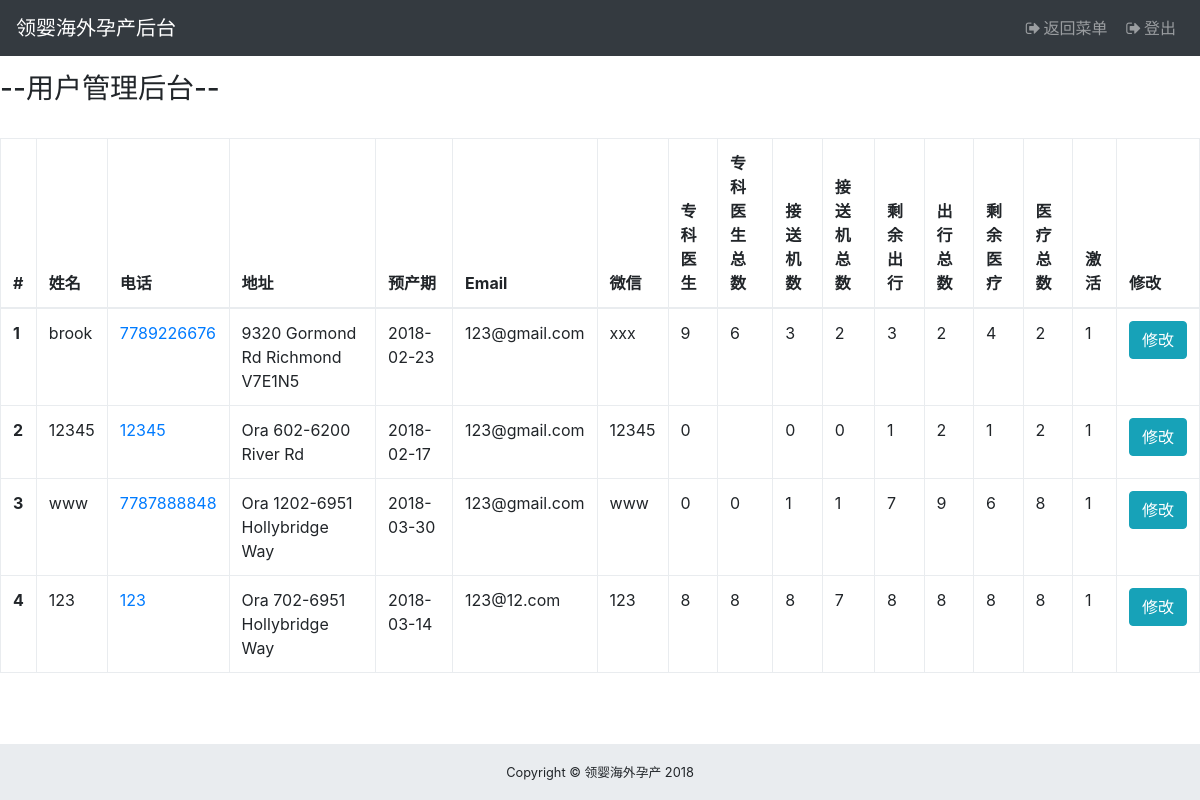
The page /admin/user_permission.php (signed in) on the database as committed earlier.
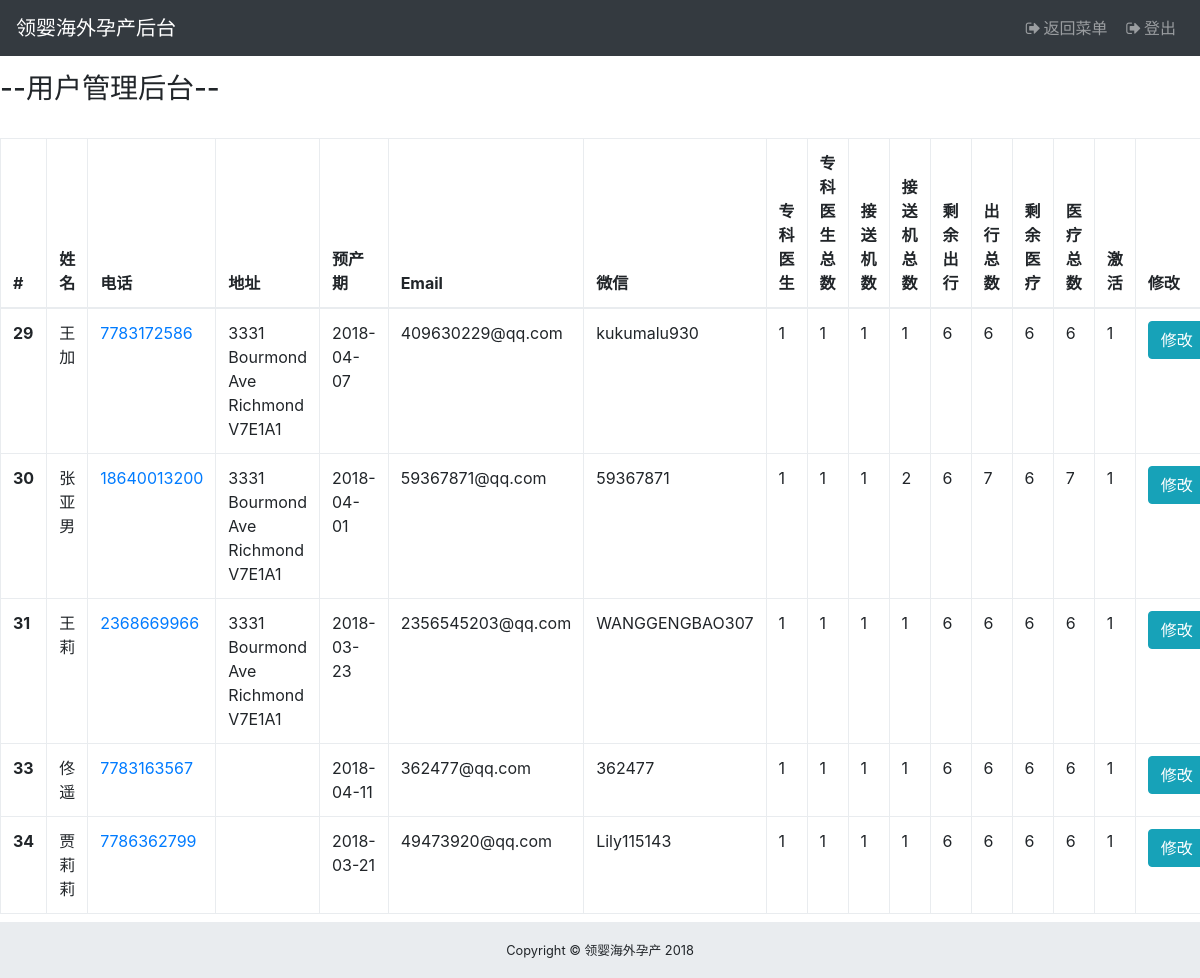
The same page on the database as committed later.
### tables this page shows
CREATE TABLE `users` (
  `uid` int(5) NOT NULL,
  `username` varchar(10) NOT NULL,
  `phone` bigint(50) NOT NULL,
  `email` varchar(50) NOT NULL,
  `password` varchar(100) NOT NULL,
  `weChat` varchar(50) NOT NULL,
  `timeDeliver` varchar(50) NOT NULL,
  `create_time` date NOT NULL,
  `role` varchar(10) DEFAULT NULL,
  `salt` varchar(6) NOT NULL,
  `address` varchar(100) DEFAULT NULL,
  `flight` int(5) DEFAULT '1',
  `flightTotal` int(10) DEFAULT '1',
  `special_medical` int(5) DEFAULT '0',
  `special_medicalTotal` int(10) DEFAULT '0',
  `pickup` int(5) DEFAULT NULL,
  `pickupTotal` int(20) DEFAULT NULL,
  `medicals` int(5) DEFAULT NULL,
  `medicalsTotal` int(20) DEFAULT NULL,
  `isActive` int(2) DEFAULT NULL
);

### admin/model/user_permission.func.php (the view, shortened to what this page needs)
<?php if(!defined('In_System')) exit("Access Denied");
class User_Permission{
    public function generatePermission(){
        GLOBAL $mysqli;
        $profile_query = "SELECT * FROM users";
        $results = mysqli_fetch_all($mysqli->query($profile_query), MYSQLI_ASSOC);
		if(sizeof($results) > 0){
            echo sprintf("
            <div class=\"table-responsive\">
                <table class=\"table table-bordered\">
                <thead>
                    <tr>
                        <th>#</th>
                        <th>姓名</th>
                        <th>电话</th>
                        <th>地址</th>
                        <th>预产期</th>
                        <th>Email</th>
                        <th>微信</th>
                        <th>专科医生</th>
                        <th>专科医生总数</th>
                        <th>接送机数</th>
                        <th>接送机总数</th>
                        <th>剩余出行</th>
                        <th>出行总数</th>
                        <th>剩余医疗</th>
                        <th>医疗总数</th>
                        <th>激活</th>
                        <th>修改</th>
                    </tr>
                </thead>
                <tbody>
            ");
            foreach( $results as $result){
                echo sprintf("
                            <form action=\"./user_permission_detail.php\" method=\"post\">
                            <tr>
                                <th scope=row><input type=\"hidden\" name= \"salt\" value= %s>%d</th>
                                <td>%s</td>
                                <td><a href=\"tel:%d\">%d</a></td>
                                <td>%s</td>
                                <td>%s</td>
                                <td>%s</td>
                                <td>%s</td>
                                <td>%s</td>
                                <td>%s</td>
                                <td>%d</td>
                                <td>%d</td>
                                <td>%d</td>
                                <td>%d</td>
                                <td>%d</td>
                                <td>%d</td>
                                <td>%d</td>
                                <td><button tyle=\"submit\" class=\"btn btn-info\" name=\"user_modify\">修改</button></td>
                            </tr>
                            </form>
                ", $result['salt'], $result['uid'], $result['username'], $result['phone'], $result['phone'], $result['address'], $result['timeDeliver'], $result['email'], $result['weChat'], $result['special_medical'], $result['special_medicalTotal'], $result['flight'], $result['flightTotal'], $result['pickup'], $result['pickupTotal'], $result['medicals'], $result['medicalsTotal'], $result['isActive']);
            }
            echo sprintf("
                    </tbody>
                    </table>
                </div>");
			return 1;
		}else{
			return 0;
		}
    }
}
?>

### component/adminHeader.php (shortened to what this page needs)
<!DOCTYPE html>
<html lang="en">
<head>
    <link href="/vendor/bootstrap/css/bootstrap.min.css" rel="stylesheet">
    <link href="/vendor/font-awesome/css/font-awesome.min.css" rel="stylesheet" type="text/css">
    <link href="/vendor/datatables/dataTables.bootstrap4.css" rel="stylesheet">
    <link href="/css/sb-admin.css" rel="stylesheet">
    <link href="/css/custom.css" rel="stylesheet">
    <link href="/css/bootstrap-datetimepicker.min.css" rel="stylesheet">
</head>
<body id="page-top">
<nav class="navbar navbar-expand-lg navbar-dark bg-dark fixed-top" id="mainNav">
    <a class="navbar-brand" href="./admin_access.php">领婴海外孕产后台</a>
    <div class="collapse navbar-collapse" id="navbarResponsive">
        <ul class="navbar-nav ml-auto">
            <li class="nav-item">
                <a class="nav-link" href="./admin_access.php">
                <i class="fa fa-fw fa-sign-out"></i>返回菜单</a>
            </li>
            <li class="nav-item">
                <a class="nav-link" onclick="signOut()">
                <i class="fa fa-fw fa-sign-out"></i>登出</a>
            </li>
        </ul>
    </div>
</nav>
<br/><br/><br/>

### admin/user_permission.php (shortened to what this page needs)
<?php DEFINE('Template_Call', TRUE);
    include_once "../component/adminHeader.php";
?>
 <h3>--用户管理后台--</h3>
 <br/>
<?php
    include_once "./model/common.php";
    include_once "./model/user_permission.func.php";
    $user_permission = new User_Permission();
    $user_permission->generatePermission();
?>
<br/><br/>
<?php
    include_once "../component/adminFooter.php";
?>
</body>
</html>

### component/adminFooter.php (shortened to what this page needs)
<footer class="admin-footer">
<div class="container-fluid">
    <div class="text-center">
    <small>Copyright © 领婴海外孕产 2018</small>
    </div>
</div>
</footer>

### css/sb-admin.css (style rules this page uses)
html { position: relative; min-height: 100%; }
body { overflow-x: hidden; }
#mainNav .navbar-collapse { overflow: auto; max-height: 75vh; }
#mainNav .navbar-collapse .navbar-nav .nav-item .nav-link { cursor: pointer; }
@media (min-width: 992px) { #mainNav .navbar-brand { width: 250px; } }
@media (min-width: 992px) { #mainNav .navbar-collapse { overflow: visible; max-height: none; } }

### css/custom.css (style rules this page uses)
.admin-footer { position: absolute; bottom: 0; left: 0; right: 0; width:100%; height: 56px; background-color: #e9ecef; line-height: 55px; }

Rows that differ between the two databases and show on the page:
removed users: uid "1", username "brook", phone "7789226676", address "9320 Gormond Rd Richmond V7E1N5", timeDeliver "2018-02-23", email "123@gmail.com", weChat "xxx", special_medical "9", special_medicalTotal "6", flight "3", flightTotal "2", pickup "3", pickupTotal "2", medicals "4", medicalsTotal "2", isActive "1"
removed users: uid "2", username "12345", phone "12345", address "Ora 602-6200 River Rd", timeDeliver "2018-02-17", email "123@gmail.com", weChat "12345", special_medical "0", flight "0", flightTotal "0", pickup "1", pickupTotal "2", medicals "1", medicalsTotal "2", isActive "1"
removed users: uid "3", username "www", phone "7787888848", address "Ora 1202-6951 Hollybridge Way", timeDeliver "2018-03-30", email "123@gmail.com", weChat "www", special_medical "0", special_medicalTotal "0", flight "1", flightTotal "1", pickup "7", pickupTotal "9", medicals "6", medicalsTotal "8", isActive "1"
removed users: uid "4", username "123", phone "123", address "Ora 702-6951 Hollybridge Way", timeDeliver "2018-03-14", email "123@12.com", weChat "123", special_medical "8", special_medicalTotal "8", flight "8", flightTotal "7", pickup "8", pickupTotal "8", medicals "8", medicalsTotal "8", isActive "1"
added users: uid "29", username "王加", phone "7783172586", address "3331 Bourmond Ave Richmond V7E1A1", timeDeliver "2018-04-07", email "409630229@qq.com", weChat "kukumalu930", special_medical "1", special_medicalTotal "1", flight "1", flightTotal "1", pickup "6", pickupTotal "6", medicals "6", medicalsTotal "6", isActive "1"
added users: uid "30", username "张亚男", phone "18640013200", address "3331 Bourmond Ave Richmond V7E1A1", timeDeliver "2018-04-01", email "59367871@qq.com", weChat "59367871", special_medical "1", special_medicalTotal "1", flight "1", flightTotal "2", pickup "6", pickupTotal "7", medicals "6", medicalsTotal "7", isActive "1"
added users: uid "31", username "王莉", phone "2368669966", address "3331 Bourmond Ave Richmond V7E1A1", timeDeliver "2018-03-23", email "2356545203@qq.com", weChat "WANGGENGBAO307", special_medical "1", special_medicalTotal "1", flight "1", flightTotal "1", pickup "6", pickupTotal "6", medicals "6", medicalsTotal "6", isActive "1"
added users: uid "33", username "佟遥", phone "7783163567", timeDeliver "2018-04-11", email "362477@qq.com", weChat "362477", special_medical "1", special_medicalTotal "1", flight "1", flightTotal "1", pickup "6", pickupTotal "6", medicals "6", medicalsTotal "6", isActive "1"
added users: uid "34", username "贾莉莉", phone "7786362799", timeDeliver "2018-03-21", email "49473920@qq.com", weChat "Lily115143", special_medical "1", special_medicalTotal "1", flight "1", flightTotal "1", pickup "6", pickupTotal "6", medicals "6", medicalsTotal "6", isActive "1"
